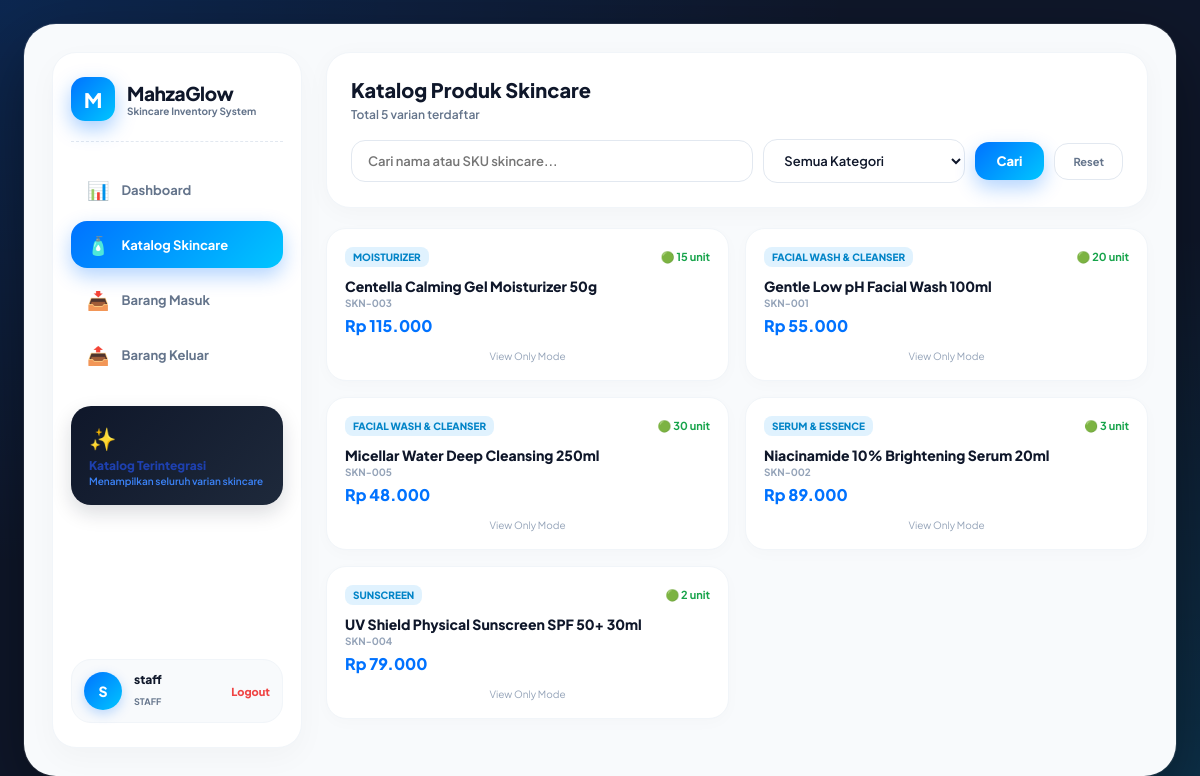
Screenshot of /public/index.php (signed in) with the database file from the repository.
### tables this page shows
CREATE TABLE products (
    id INT AUTO_INCREMENT PRIMARY KEY,
    category_id INT NOT NULL,
    sku VARCHAR(50) NOT NULL UNIQUE,
    name VARCHAR(150) NOT NULL,
    price DECIMAL(12, 2) NOT NULL DEFAULT 0.00,
    stock INT NOT NULL DEFAULT 0,
    minimum_stock INT NOT NULL DEFAULT 5,
    created_at TIMESTAMP DEFAULT CURRENT_TIMESTAMP,
    FOREIGN KEY (category_id) REFERENCES categories(id) ON UPDATE CASCADE ON DELETE RESTRICT
);

CREATE TABLE categories (
    id INT AUTO_INCREMENT PRIMARY KEY,
    name VARCHAR(100) NOT NULL UNIQUE,
    description TEXT,
    created_at TIMESTAMP DEFAULT CURRENT_TIMESTAMP
);

### helpers/escape.php (called while the page is built, shortened)
<?php
if (!function_exists('e')) {
    function e($string) {
        return htmlspecialchars($string ?? '', ENT_QUOTES, 'UTF-8');
    }
}
if (!function_exists('formatRupiah')) {
    function formatRupiah($angka) {
        $val = floatval($angka);
        return 'Rp ' . number_format($val, 0, ',', '.');
    }
}

### helpers/validation.php (called while the page is built, shortened)
<?php
function sanitizeString(?string $value): string {
    return trim($value ?? '');
}

### public/index.php (the view, shortened to what this page needs)
<?php
require_once __DIR__ . '/../config/db.php';
require_once __DIR__ . '/../helpers/escape.php';
require_once __DIR__ . '/../helpers/validation.php';
$search     = sanitizeString($_GET['search'] ?? '');
$whereClauses = [];
$params       = [];
$whereSql = !empty($whereClauses) ? 'WHERE ' . implode(' AND ', $whereClauses) : '';
$stmtData = $pdo->prepare("SELECT p.*, c.name AS category_name FROM products p JOIN categories c ON c.id = p.category_id $whereSql ORDER BY p.name ASC");
$stmtData->execute($params);
$products = $stmtData->fetchAll();
$totalProduk = count($products);
?>
<!DOCTYPE html>
<html lang="id">
<head>
    <link rel="stylesheet" href="/inventory-app/public/assets/style.css">
</head>
<body>
<div class="app-board">
    <div class="board-grid-sidebar">
        <div class="sidebar-left">
            <div>
                <div class="brand-wrapper">
                    <div class="brand-icon-glow">M</div>
                    <div>
                        <span class="brand-title-text">MahzaGlow</span>
                        <div class="brand-subtitle">Skincare Inventory System</div>
                    </div>
                </div>
                <nav class="side-nav-menu">
                    <a href="dashboard.php" class="nav-pill-side">
                        <span class="nav-icon">📊</span> Dashboard
                    </a>
                    <a href="index.php" class="nav-pill-side active">
                        <span class="nav-icon">🧴</span> Katalog Skincare
                    </a>
                    <a href="stock/in.php" class="nav-pill-side">
                        <span class="nav-icon">📥</span> Barang Masuk
                    </a>
                    <a href="stock/out.php" class="nav-pill-side">
                        <span class="nav-icon">📤</span> Barang Keluar
                    </a>
                </nav>
                <div class="sidebar-promo-card">
                    <span style="font-size: 22px;">✨</span>
                    <h5 style="font-size: 12px; font-weight: 800; color: #1e40af; margin: 6px 0 2px 0;">Katalog Terintegrasi</h5>
                    <p style="font-size: 10px; color: #3b82f6; font-weight: 600;">Menampilkan seluruh varian skincare</p>
                </div>
            </div>
            <div class="user-profile-badge-side">
                <div class="user-avatar-circle"><?= strtoupper(substr($_SESSION['user']['username'], 0, 1)) ?></div>
                <div style="flex:1;">
                    <p style="font-size:12px; font-weight:800; color:#0f172a; margin:0; line-height:1.2;"><?= e($_SESSION['user']['username']) ?></p>
                    <span style="font-size:9px; color:#64748b; font-weight:700; text-transform:uppercase;"><?= e($_SESSION['user']['role']) ?></span>
                </div>
                <a href="logout.php" style="font-size:11px; color:#ef4444; font-weight:800; text-decoration:none;">Logout</a>
            </div>
        </div>
        <div style="grid-column: span 2;">
            <div class="soft-card" style="margin-bottom: 20px;">
                <div style="display:flex; justify-content:space-between; align-items:center; margin-bottom:16px;">
                    <div>
                        <h2 style="font-size:20px; font-weight:800; color:#0f172a; margin:0;">Katalog Produk Skincare</h2>
                        <span style="font-size:12px; color:#64748b; font-weight:600;">Total <?= $totalProduk ?> varian terdaftar</span>
                    </div>
                </div>
                <form method="GET" action="" style="display:flex; gap:10px; flex-wrap:wrap; align-items:center;">
                    <div style="flex:2; min-width:220px;">
                        <input type="text" name="search" style="margin:0;" placeholder="Cari nama atau SKU skincare..." value="<?= e($search) ?>">
                    </div>
                    <div style="flex:1; min-width:160px;">
                        <select name="category_id" style="margin:0;">
                            <option value="">Semua Kategori</option>
                        </select>
                    </div>
                    <button type="submit" class="btn-primary-blue" style="width:auto; padding:11px 22px;">Cari</button>
                    <a href="index.php" class="filter-chip" style="padding:11px 18px; text-decoration:none;">Reset</a>
                </form>
            </div>
            <div class="products-cards-layout">
                <?php if (empty($products)): ?>
                    <div class="soft-card" style="grid-column: span 2; text-align:center; padding:40px 20px;">
                        <p style="color:#64748b; font-size:14px; font-weight:600;">Data produk skincare tidak ditemukan.</p>
                    </div>
                <?php else: ?>
                    <?php foreach ($products as $p): ?>
                        <div class="product-widget-card">
                            <div>
                                <div style="display:flex; justify-content:space-between; align-items:center;">
                                    <span style="background:#e0f2fe; color:#0284c7; font-size:10px; font-weight:800; padding:4px 8px; border-radius:8px; text-transform:uppercase;"><?= e($p['category_name']) ?></span>
                                    <span style="font-size:11px; color:#16a34a; font-weight:700;">🟢 <?= $p['stock'] ?> unit</span>
                                </div>
                                <h4 style="font-size:14px; font-weight:800; color:#0f172a; margin:10px 0 2px 0;"><?= e($p['name']) ?></h4>
                                <span style="font-size:10px; color:#94a3b8; font-weight:700; display:block; margin-bottom:6px;"><?= e($p['sku']) ?></span>
                                <div style="font-size:16px; font-weight:800; color:#0072ff; margin-bottom:14px;"><?= formatRupiah($p['price']) ?></div>
                            </div>
                            <div style="display:flex; gap:6px;">
                                <?php if ($_SESSION['user']['role'] === 'admin'): ?>
                                    <a href="edit.php?id=<?= $p['id'] ?>" style="flex:1; text-align:center; padding:7px; background:#f1f5f9; color:#334155; border-radius:10px; font-size:11px; font-weight:700; text-decoration:none;">Edit</a>
                                    <a href="delete.php?id=<?= $p['id'] ?>" onclick="return confirm('Hapus produk?')" style="flex:1; text-align:center; padding:7px; background:#fef2f2; color:#ef4444; border-radius:10px; font-size:11px; font-weight:700; text-decoration:none;">Hapus</a>
                                <?php else: ?>
                                    <span style="font-size:10px; color:#94a3b8; text-align:center; width:100%;">View Only Mode</span>
                                <?php endif; ?>
                            </div>
                        </div>
                    <?php endforeach; ?>
                <?php endif; ?>
            </div>
        </div>
    </div>
</div>
</body>
</html>

### public/assets/style.css (style rules this page uses)
* { box-sizing: border-box; font-family: 'Plus Jakarta Sans', sans-serif; margin: 0; padding: 0; }
body { background: #0f172a; background-image: radial-gradient(at 0% 0%, rgba(0, 114, 255, 0.18) 0px, transparent 50%), radial-gradient(at 100% 100%, rgba(0, 198, 255, 0.15) 0px, transparent 50%); padding: 24px; color: #0f172a; min-height: 100vh; display: flex; justify-content: center; align-items: flex-start; }
.app-board { width: 100%; max-width: 1360px; background: #f8fafc; border-radius: 32px; padding: 28px; box-shadow: 0 25px 70px rgba(0, 0, 0, 0.4), 0 0 0 1px rgba(255, 255, 255, 0.1); }
input, select, textarea { width: 100%; padding: 12px 16px; border: 1.5px solid #e2e8f0; border-radius: 14px; font-size: 13px; background: #ffffff; color: #0f172a; outline: none; margin-top: 6px; margin-bottom: 14px; transition: all 0.25s ease; font-weight: 600; }
button, .btn-primary-blue { width: 100%; padding: 13px; background: linear-gradient(135deg, #0072ff 0%, #00c6ff 100%); border: none; border-radius: 14px; color: #ffffff; font-weight: 800; font-size: 13px; cursor: pointer; box-shadow: 0 8px 20px rgba(0, 114, 255, 0.3); text-decoration: none; display: inline-block; text-align: center; transition: all 0.25s ease; }
.board-grid-sidebar { display: grid; grid-template-columns: 250px 1fr 300px; gap: 24px; }
.sidebar-left { background: #ffffff; border-radius: 24px; padding: 24px 18px; border: 1px solid #f1f5f9; box-shadow: 0 10px 30px rgba(0, 0, 0, 0.03); display: flex; flex-direction: column; justify-content: space-between; min-height: calc(100vh - 104px); }
.brand-wrapper { display: flex; align-items: center; gap: 12px; padding-bottom: 20px; border-bottom: 1px dashed #e2e8f0; margin-bottom: 24px; }
.brand-icon-glow { width: 44px; height: 44px; background: linear-gradient(135deg, #0072ff 0%, #00c6ff 100%); border-radius: 14px; box-shadow: 0 8px 20px rgba(0, 114, 255, 0.35); display: flex; align-items: center; justify-content: center; color: white; font-weight: 800; font-size: 20px; }
.brand-title-text { font-size: 19px; font-weight: 800; color: #0f172a; letter-spacing: -0.4px; }
.brand-subtitle { font-size: 10px; color: #64748b; font-weight: 700; }
.side-nav-menu { display: flex; flex-direction: column; gap: 8px; }
.nav-pill-side { padding: 12px 16px; border-radius: 16px; font-size: 13px; font-weight: 700; color: #64748b; text-decoration: none; display: flex; align-items: center; gap: 12px; transition: all 0.25s ease; }
.nav-pill-side .nav-icon { font-size: 18px; }
.nav-pill-side.active { background: linear-gradient(135deg, #0072ff 0%, #00c6ff 100%); color: #ffffff; box-shadow: 0 8px 20px rgba(0, 114, 255, 0.3); }
.sidebar-promo-card { background: linear-gradient(135deg, #0f172a 0%, #1e293b 100%); border-radius: 20px; padding: 18px; margin-top: 28px; color: white; box-shadow: 0 8px 20px rgba(15, 23, 42, 0.15); }
.user-profile-badge-side { display: flex; align-items: center; gap: 12px; background: #f8fafc; padding: 12px; border-radius: 20px; border: 1px solid #f1f5f9; }
.user-avatar-circle { width: 38px; height: 38px; background: linear-gradient(135deg, #0072ff 0%, #00c6ff 100%); color: white; border-radius: 50%; display: flex; align-items: center; justify-content: center; font-weight: 800; font-size: 14px; box-shadow: 0 4px 12px rgba(0, 114, 255, 0.25); }
.soft-card { background: #ffffff; border-radius: 24px; padding: 24px; box-shadow: 0 4px 25px rgba(0, 0, 0, 0.03); border: 1px solid #f1f5f9; }
.products-cards-layout { display: grid; grid-template-columns: repeat(2, 1fr); gap: 16px; }
.product-widget-card { background: #ffffff; border-radius: 20px; padding: 18px; box-shadow: 0 4px 16px rgba(0, 0, 0, 0.02); border: 1px solid #f1f5f9; display: flex; flex-direction: column; justify-content: space-between; transition: all 0.25s ease; }
.filter-chip { padding: 8px 16px; border-radius: 14px; font-size: 11px; font-weight: 700; background: #ffffff; color: #64748b; text-decoration: none; border: 1px solid #e2e8f0; transition: all 0.2s ease; }

### rows the page displays
products: category.name "MOISTURIZER", stock "15", name "Centella Calming Gel Moisturizer 50g", sku "SKN-003", price "Rp 115.000"
products: category.name "FACIAL WASH & CLEANSER", stock "20", name "Gentle Low pH Facial Wash 100ml", sku "SKN-001", price "Rp 55.000"
products: category.name "FACIAL WASH & CLEANSER", stock "30", name "Micellar Water Deep Cleansing 250ml", sku "SKN-005", price "Rp 48.000"
products: category.name "SERUM & ESSENCE", stock "3", name "Niacinamide 10% Brightening Serum 20ml", sku "SKN-002", price "Rp 89.000"
products: category.name "SUNSCREEN", stock "2", name "UV Shield Physical Sunscreen SPF 50+ 30ml", sku "SKN-004", price "Rp 79.000"

### other values shown
substr($_SESSION['user']['username'], 0, 1) "S"
$_SESSION['user']['username'] "staff"
$_SESSION['user']['role'] "STAFF"
$totalProduk "5"
